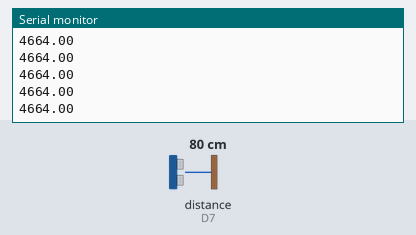
Bench run of a sketch on a simulated ESP8266 (NodeMCU). On the bench: the last lines printed to the serial monitor. Inputs (shaded band) come from the test bench; at power-on: distance to the obstacle (sensor on D7) 80 cm. The echo pulse lasts 58.3 µs per cm.

Above: at 1.2 s.
1.3 s: distance to the obstacle (sensor on D7) set to 2 cm
At 1.56 s:
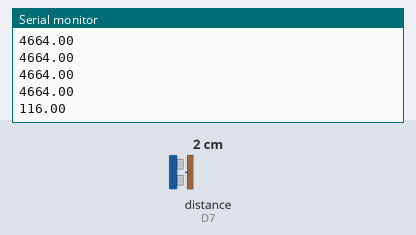
2.8 s: distance to the obstacle (sensor on D7) set to 4 cm
At 2.85 s:
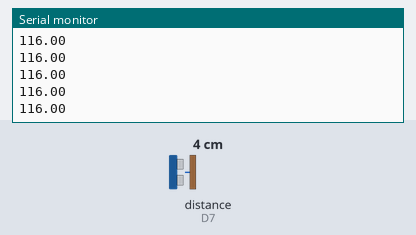
Timing chart, 0 to 5.8 s (numbered marks = the images above; inputs shaded):
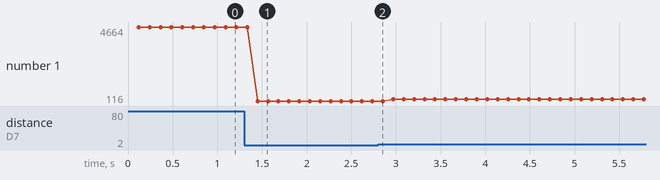

Measured:
- after the input at 1.3 s, the serial monitor: prints a new line after 0.15 s (image 1)
- plotted number 1: 4664 → 116 after the input at 1.3 s, 116 → 233 after the input at 2.8 s

The sketch:

06_PingESP.ino
```cpp
//Ping for Arduino, ESP8266, and ESP32

#include "NewPing.h"      // include NewPing library

// for Arduino microcontroller
int trigPin = D6;      // trigger pin
int echoPin = D7;      // echo pin

// for ESP8266 microcontroller
//int trigPin = D0;      // trigger pin
//int echoPin = D1;      // echo pin

// for ESP32 microcontroller
//int trigPin = 4;      // trigger pin
//int echoPin = 0;      // echo pin

NewPing sonar(trigPin, echoPin);

void setup(){
  Serial.begin(9600);
}

void loop(){
  float distance = sonar.ping_median(5);
  Serial.println(distance);

}
```
